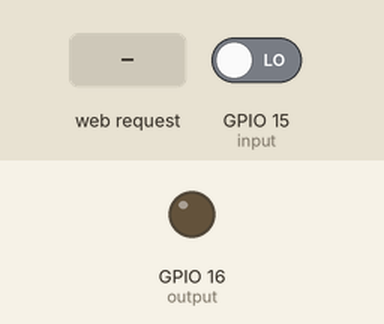
This sketch was run on a simulated ESP8266 (NodeMCU). Parts: output pins drawn as LEDs (lit = HIGH). The test bench sets the inputs (shaded band); at power-on: GPIO 15 (input) LOW. WiFi joins after 1.5 s; servers stay silent unless stated; storage starts empty; what the sketch prints to the serial monitor is not drawn.

Above: at 2.7 s.
2.8 s: GPIO 15 (input) driven HIGH
At 7.0 s:
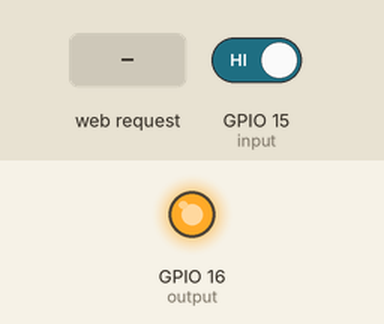
7.3 s: HTTP request GET /Rings?param=1 received
Timing chart, 0 to 14.3 s (numbered marks = the images above; inputs shaded):
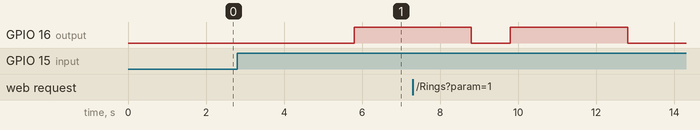

Measured:
- after the input at 2.8 s, GPIO 16 (output): LOW → HIGH after 3.0 s

The sketch:

Bell_Control_V2.2.1.ino
```cpp
/*********
Robert Sawyer, aka TrueGeek
*********/

// Load Wi-Fi library
#include <ESP8266WiFi.h>
#include <ESP8266WebServer.h>
#include "LittleFS.h"

const char* ssid = "WiFi_Network_Name";
const char* password = "Password_For_Network";
int bellPower = LOW, onTime, offTime, Cycles, iterations;
unsigned long onEnd, offEnd;

// Hardware interrupt to handle the signal form the door switch.
ICACHE_RAM_ATTR void bellOn() {
  // disable interrupts, so that opening and closing the door quickly does not burn out the bell with start/stop Cycles.
  noInterrupts();
  Serial.println("Interupted!!");
  iterations = Cycles;
  bellPower = HIGH;
  // start the bell
  digitalWrite(16, bellPower);
}
// Set web server port number to 80
ESP8266WebServer server(80);

// Variable to store the HTTP request
String header;

// Assign GPIO pins
const int output = 16;
const int input = 15;

void setup() {
  Serial.begin(115200);
  // Initialize the output variables as outputs
  pinMode(output, OUTPUT);
  pinMode(input, INPUT);
  attachInterrupt(digitalPinToInterrupt(input), bellOn, RISING);
  // Make sure the bell is off
  digitalWrite(output, LOW);

  // Connect to Wi-Fi network with SSID and password
  Serial.println();  // move to the next line after initial garbage
  Serial.print("Connecting to: ");
  Serial.println(ssid);

  WiFi.begin(ssid, password);
  while (WiFi.status() != WL_CONNECTED) {
    delay(500);
    Serial.print(".");
  }

  // Print local IP address and start web server
  Serial.println("");
  Serial.println("WiFi connected.");
  Serial.println("IP address: ");
  Serial.println(WiFi.localIP());
  server.begin();

  server.on("/", handleRoot);
  server.on("/On", handleOn);
  server.on("/Off", handleOff);
  server.on("/Rings", handleRings);
  server.on("/Submitted", handleSubmitted);
  server.onNotFound(handleNotFound);
  server.on("/DIAG", handleDIAG);
  LittleFS.begin();
  //LittleFS.format();

  File written = LittleFS.open("/variables.bin", "r");
  if (written) {
    int it = 0;
    char vars[] = {};
    while (written.available()) {
      char c = written.read();
      vars[it] = (c);
      it++;
    }

    char* token = strtok(vars, ",");
    String on = String(token);
    onTime = on.toInt();

    String values[] = {};
    for (int i = 0; i <= 2; i++) {
      token = strtok(NULL, ",");
      // The next line shouldn't be necessary, but I get constant WDT resets without it.
      Serial.print("");
      values[i] = token;
    }
    // The next line shouldn't be necessary, but I get constant WDT resets without it.
    Serial.print("");

    String second = String(values[0]);
    String third = String(values[1]);
    offTime = second.toInt();
    Cycles = third.toInt();
    written.close();

  } else {
    Serial.println("No File");
    onTime = 3000;
    offTime = 3000;
    Cycles = 2;
  }
}

void handleNotFound() {
  server.send(404, "text/html", "<!DOCTYPE html><html><head><meta name=\"viewport\" content=\"width=device-width, initial-scale=1\"><link rel=\"icon\" href=\"data:,\"><style>html { font-family: Helvetica; display: inline-block; margin: 0px auto; text-align: center;}.button { background-color: #195B6A; border: none; color: white; padding: 16px 40px;text-decoration: none; font-size: 30px; margin: 2px; cursor: pointer;}</style></head><body><h1>Page Not Found</h1></br><a href=\"/\"><button class=\"button\">Go Home</button></a></p></body></html>");
}

void handleRoot() {
  String On = String(onTime / 1000);
  String Off = String(offTime / 1000);
  String Rings = String(Cycles);

  server.send(200, "text/html", "<!DOCTYPE html><html><head><meta name=\"viewport\" content=\"width=device-width, initial-scale=1\"><link rel=\"icon\" href=\"data:,\"><style>html { font-family: Helvetica; display: inline-block; margin: 0px auto; text-align: center;}.button { background-color: #195B6A; border: none; color: white; padding: 16px 40px;text-decoration: none; font-size: 30px; margin: 2px; cursor: pointer;}</style></head><body><h1>Bell Configuration:</h1><h2>Current Settings:</h2><p>Bell on time: " + On + " seconds. </p></br><p>Bell off time: " + Off + " seconds. </p></br><p>Number of rings: " + Rings + " seconds. </p></br><p></br><a href=\"/On\"><button class=\"button\">Change Settings</button></a></p></body></html>");
}

void handleOn() {
  server.send(200, "text/html", "<!DOCTYPE html><html><head><meta name=\"viewport\" content=\"width=device-width, initial-scale=1\"><link rel=\"icon\" href=\"data:,\"><style>html { font-family: Helvetica; display: inline-block; margin: 0px auto; text-align: center;}.button { background-color: #195B6A; border: none; color: white; padding: 16px 40px;text-decoration: none; font-size: 30px; margin: 2px; cursor: pointer;}</style></head><body><h1>Bell Configuration:</h1><label for='SecondsOn'>Number of seconds for the bell to be on:</label></br></br><input type='number' id='Seconds' name='SecondsOn' maxlength='1' <p></br></br><button class = \"button\" onclick=\"window.location.href = `Off?param=${document.getElementById('Seconds').value}`;\">Next</button></p></body></html>");
}
// document.getElementById('Seconds').value)
void handleOff() {
  // Check if the query parameter exists
  if (!server.hasArg("param")) {
    server.send(400, "text/plain", "Bad Request - Missing parameter");
    return;
  }

  // Parse the query parameter from the URL
  String param_value_str = server.arg("param");

  // Convert the query parameter to an integer
  onTime = param_value_str.toInt() * 1000;

  server.send(200, "text/html", "<!DOCTYPE html><html><head><meta name=\"viewport\" content=\"width=device-width, initial-scale=1\"><link rel=\"icon\" href=\"data:,\"><style>html { font-family: Helvetica; display: inline-block; margin: 0px auto; text-align: center;}.button { background-color: #195B6A; border: none; color: white; padding: 16px 40px;text-decoration: none; font-size: 30px; margin: 2px; cursor: pointer;}</style></head><body><h1>Bell Configuration:</h1><label for='SecondsOff'>Number of seconds for the bell to be off:</label></br></br><input type='number' id='Seconds' name='SecondsOff' maxlength='1' <p></br></br><button class = \"button\" onclick=\"window.location.href = `Rings?param=${document.getElementById('Seconds').value}`;\">Next</button></body></html>");
}

void handleRings() {
  // Check if the query parameter exists
  if (!server.hasArg("param")) {
    server.send(400, "text/plain", "Bad Request - Missing parameter");
    return;
  }

  // Parse the query parameter from the URL
  String param_value_str = server.arg("param");

  // Convert the query parameter to an integer
  offTime = param_value_str.toInt() * 1000;

  server.send(200, "text.html", "<!DOCTYPE html><html><head><meta name=\"viewport\" content=\"width=device-width, initial-scale=1\"><link rel=\"icon\" href=\"data:,\"><style>html { font-family: Helvetica; display: inline-block; margin: 0px auto; text-align: center;}.button { background-color: #195B6A; border: none; color: white; padding: 16px 40px;text-decoration: none; font-size: 30px; margin: 2px; cursor: pointer;}</style></head><body><h1>Bell Configuration:</h1><label for='Rings'>Number of times for the bell to ring:</label></br></br><input type='number' id='Rings' name='Rings' maxlength='1' <p></br></br><button class = \"button\" onclick=\"window.location.href = `Submitted?param=${document.getElementById('Rings').value}`;\">Next</button></p></body></html>");
}

void handleSubmitted() {
  // Check if the query parameter exists
  if (!server.hasArg("param")) {
    server.send(400, "text/plain", "Bad Request - Missing parameter");
    return;
  }

  // Parse the query parameter from the URL
  String param_value_str = server.arg("param");

  // Convert the query parameter to an integer
  Cycles = param_value_str.toInt();

  String On = String(onTime / 1000);
  String Off = String(offTime / 1000);
  String Rings = String(Cycles);

  if (LittleFS.exists("/variables.bin")) {
    Serial.print("Removing ");
    LittleFS.remove("/variables.bin");
  }

  // Write variable to text file for persistance across reboots.
  File text = LittleFS.open("/variables.bin", "w");
  if (!text) {
    Serial.println("no file");
  }
  String variables = String(onTime);
  variables.concat(",");
  variables.concat(String(offTime));
  variables.concat(",");
  variables.concat(Cycles);
  variables.concat(",");

  Serial.print(variables);
  text.print(variables);

  text.close();

  server.send(200, "text/html", "<!DOCTYPE html><html><head><meta name=\"viewport\" content=\"width=device-width, initial-scale=1\"><link rel=\"icon\" href=\"data:,\"><style>html { font-family: Helvetica; display: inline-block; margin: 0px auto; text-align: center;}.button { background-color: #195B6A; border: none; color: white; padding: 16px 40px;text-decoration: none; font-size: 30px; margin: 2px; cursor: pointer;}</style></head><body><h1>Submitted!</h1><h2>New Settings:</h2><p>Bell on time: " + On + " seconds. </p></br><p>Bell off time: " + Off + " seconds. </p></br><p>Number of rings: " + Rings + " seconds. </p></br><p><a href=\"/\"><button class=\"button\">Go Home</button></a></p></body></html>");
}

void handleDIAG() {
  server.send(200, "text/html", "<!DOCTYPE html><html><head><h1>DIAG RESULTS</h1><body><p>You probably do not actually want to see under this hood, but if you really think that you do, you can check <a href = \"https://github.com/rassawyer/Bell_Control\">GitHub Repo</a></body></html>");
}

//=============================================================================

void loop() {
  server.handleClient();

  // If the bell is on, and it has been on for the set length of time, turn it off,
  // and set the time for it to turn back on.
  if (bellPower == HIGH && millis() >= onEnd) {
    bellPower = LOW;
    offEnd = millis() + offTime;
  }

  // If the bell is off AND has been off for the set amount of time, turn it on
  // and set the time for it to turn off, as well as decrement the number of times that it should ring.
  if (bellPower == LOW && millis() >= offEnd && iterations >= 1) {
    iterations--;
    bellPower = HIGH;
    onEnd = millis() + onTime;
  }

  // If the bell is done ringing, re-enable interrupts, to catch the next time the door opens.
  if (iterations == 1) {
    interrupts();
  }

  // set the bell to the current value of bellPower.
  digitalWrite(output, bellPower);
}
```
